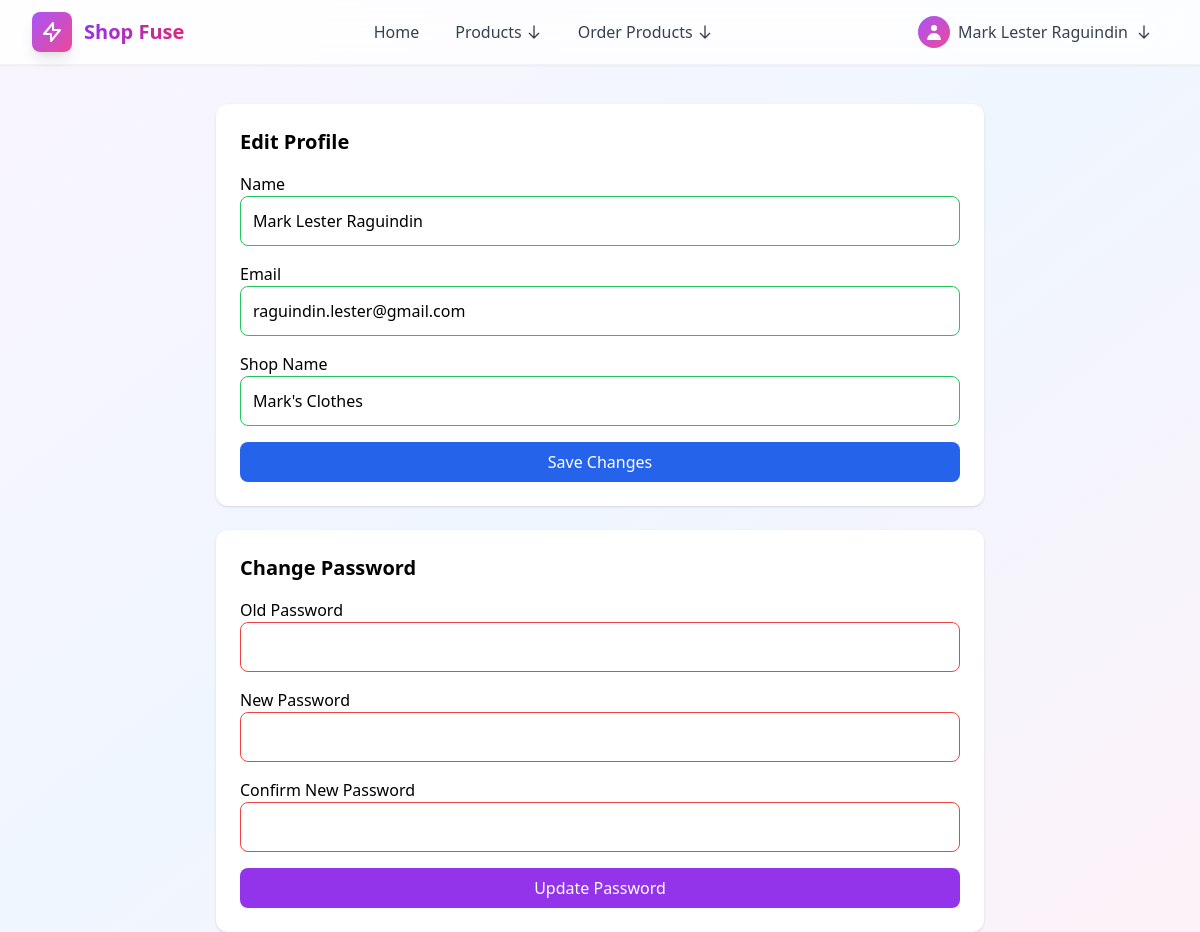
/public/settings.php (signed in), run on an earlier commit of the app's database.
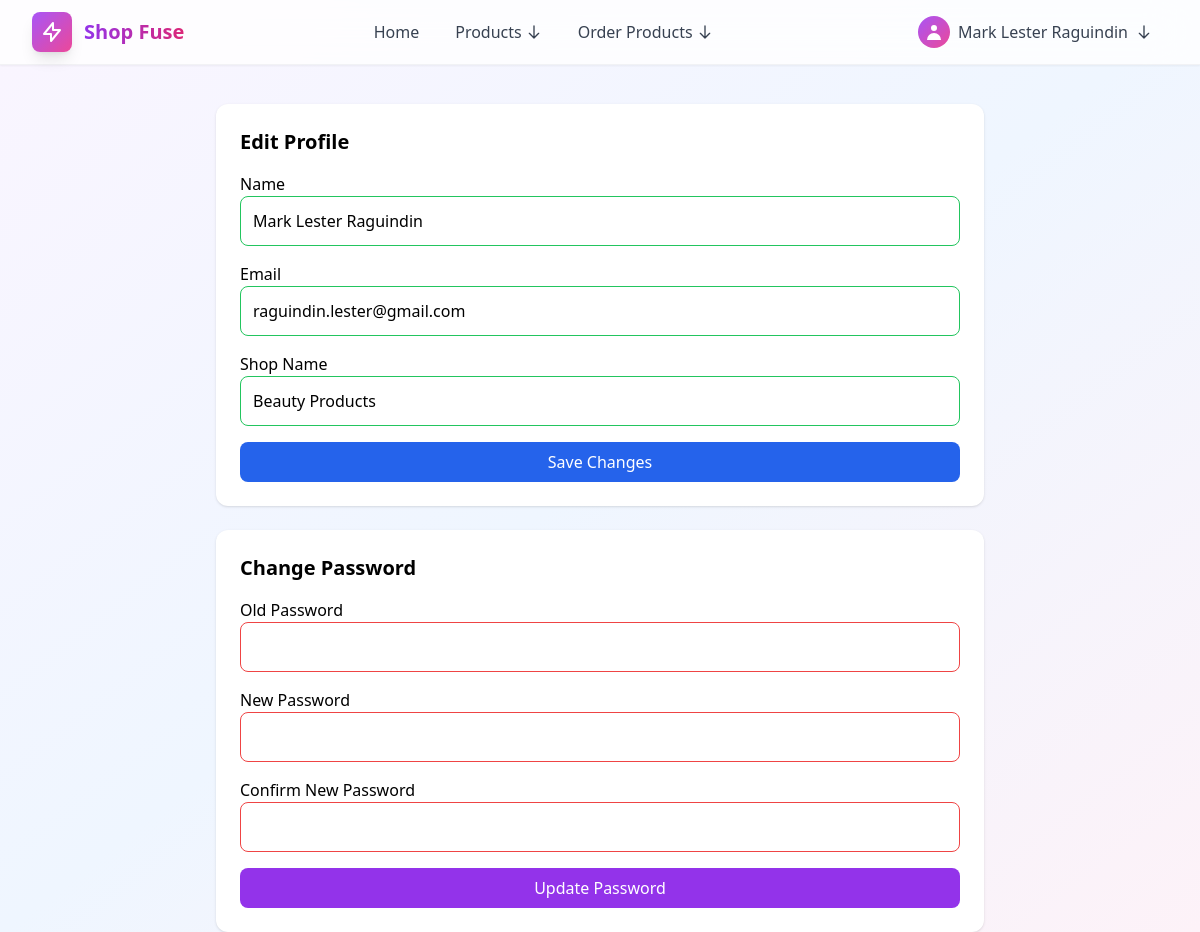
And on a later commit of the database.
### tables this page shows
CREATE TABLE `sellers` (
  `seller_id` int(11) NOT NULL,
  `name` varchar(50) NOT NULL,
  `shop_name` varchar(50) NOT NULL,
  `email` varchar(50) NOT NULL,
  `password` varchar(50) NOT NULL,
  `created_at` datetime NOT NULL,
  `updated_at` datetime NOT NULL
);

### controllers/settingsController.php (called while the page is built, shortened)
<?php
$db = new Database();
$con = $db->getConnection();
$seller_id = $_SESSION['seller_id'];
try {
    $query = "SELECT seller_id, name, email, shop_name, password FROM sellers WHERE seller_id = ?";
    $stmt = $con->prepare($query);
    $stmt->bind_param("i", $seller_id);
    $stmt->execute();
    $result = $stmt->get_result();
    if ($result->num_rows > 0) {
        $seller = $result->fetch_assoc();
    } else {
        $error_message = "Seller not found.";
    }
} catch(Exception $e) {
    $error_message = $e->getMessage();
}
?>

### public/settings.php (the view, shortened to what this page needs)
<?php
require '../controllers/settingsController.php';
?>
<!DOCTYPE html>
<html lang="en">
<head>
    <link rel="stylesheet" href="../dist/output.css">
</head>
<body class="bg-gray-100 min-h-screen">
<?php require '../components/navBar.php'; ?>
<div class="max-w-3xl mx-auto mt-10 space-y-6">
    <div class="bg-white p-6 rounded-xl shadow">
        <h2 class="text-xl font-semibold mb-4">Edit Profile</h2>
        <form method="POST">
            <div class="mb-4">
                <label class="font-medium">Name</label>
                <input type="text" name="name"
                    class="w-full p-3 border rounded-lg"
                    value="<?= htmlspecialchars($seller['name']); ?>" required>
            </div>
            <div class="mb-4">
                <label class="font-medium">Email</label>
                <input type="email" name="email"
                    class="w-full p-3 border rounded-lg"
                    value="<?= htmlspecialchars($seller['email']); ?>" required>
            </div>
            <div class="mb-4">
                <label class="font-medium">Shop Name</label>
                <input type="text" name="shop_name"
                    class="w-full p-3 border rounded-lg"
                    value="<?= htmlspecialchars($seller['shop_name']); ?>" required>
            </div>
            <button class="w-full bg-blue-600 text-white py-2 rounded-lg hover:bg-blue-700">
                Save Changes
            </button>
        </form>
    </div>
    <div class="bg-white p-6 rounded-xl shadow">
        <h2 class="text-xl font-semibold mb-4">Change Password</h2>
        <form method="POST">
            <div class="mb-4">
                <label class="font-medium">Old Password</label>
                <input type="password" name="old_password"
                    class="w-full p-3 border rounded-lg" required>
            </div>
            <div class="mb-4">
                <label class="font-medium">New Password</label>
                <input type="password" name="new_password"
                    class="w-full p-3 border rounded-lg" required>
            </div>
            <div class="mb-4">
                <label class="font-medium">Confirm New Password</label>
                <input type="password" name="confirm_password"
                    class="w-full p-3 border rounded-lg" required>
            </div>
            <button class="w-full bg-purple-600 text-white py-2 rounded-lg hover:bg-purple-700">
                Update Password
            </button>
        </form>
    </div>
</div>
</body>
</html>

### components/navBar.php (shortened to what this page needs)
<header class="fixed top-0 left-0 right-0 z-50 bg-white/80 dark:bg-gray-900/80 backdrop-blur-xl border-b border-gray-200/50 dark:border-gray-700/50 shadow-sm">
    <nav class="max-w-7xl mx-auto px-4 sm:px-6 lg:px-8">
        <div class="flex items-center justify-between h-16">
            <div class="flex items-center">
                <a href="dashboard.php" class="flex items-center group">
                    <div class="w-10 h-10 bg-gradient-to-br from-purple-500 to-pink-500 rounded-lg flex items-center justify-center transform group-hover:scale-110 transition-transform duration-200 shadow-lg">
                        <svg class="w-6 h-6 text-white" fill="none" stroke="currentColor" viewBox="0 0 24 24">
                            <path stroke-linecap="round" stroke-linejoin="round" stroke-width="2" d="M13 10V3L4 14h7v7l9-11h-7z" />
                        </svg>
                    </div>
                    <span class="ml-3 text-xl font-bold bg-gradient-to-r from-purple-600 to-pink-600 bg-clip-text text-transparent">
                    </span>
                </a>
            </div>
                <div class="hidden md:flex items-center space-x-1">
                    <a href="dashboard.php" class="flex items-center space-x-1 px-4 py-2 text-gray-700 dark:text-gray-300 hover:text-purple-600 dark:hover:text-purple-400 font-medium transition-colors duration-200 rounded-lg hover:bg-gray-100 dark:hover:bg-gray-800">
                        <span>Home</span>
                    </a>
                    <div class="relative group">
                        <button class="flex items-center space-x-1 px-4 py-2 text-gray-700 dark:text-gray-300 hover:text-purple-600 dark:hover:text-purple-400 font-medium transition-colors duration-200 rounded-lg hover:bg-gray-100 dark:hover:bg-gray-800">
                            <span>Products</span>
                            <svg class="w-4 h-4 transform group-hover:rotate-180 transition-transform" fill="none" stroke="currentColor" viewBox="0 0 24 24">
                                <path stroke-linecap="round" stroke-linejoin="round" stroke-width="2" d="M19 14l-7 7m0 0l-7-7m7 7V3" />
                            </svg>
                        </button>
                    </div>
                    <div class="relative group">
                        <button class="flex items-center space-x-1 px-4 py-2 text-gray-700 dark:text-gray-300 hover:text-purple-600 dark:hover:text-purple-400 font-medium transition-colors duration-200 rounded-lg hover:bg-gray-100 dark:hover:bg-gray-800">
                            <span>Order Products</span>
                            <svg class="w-4 h-4 transform group-hover:rotate-180 transition-transform" fill="none" stroke="currentColor" viewBox="0 0 24 24">
                                <path stroke-linecap="round" stroke-linejoin="round" stroke-width="2" d="M19 14l-7 7m0 0l-7-7m7 7V3" />
                            </svg>
                        </button>
                    </div>
                </div>
            <div class="flex items-center space-x-4">
                    <div class="relative group">
                        <button class="flex items-center space-x-2 px-4 py-2 text-gray-700 dark:text-gray-300 hover:text-purple-600 dark:hover:text-purple-400 font-medium transition-colors duration-200 rounded-lg hover:bg-gray-100 dark:hover:bg-gray-800">
                            <div class="w-8 h-8 bg-gradient-to-br from-purple-500 to-pink-500 rounded-full flex items-center justify-center">
                                <svg class="w-5 h-5 text-white" fill="currentColor" viewBox="0 0 20 20">
                                    <path fill-rule="evenodd" d="M10 9a3 3 0 100-6 3 3 0 000 6zm-7 9a7 7 0 1114 0H3z" clip-rule="evenodd" />
                                </svg>
                            </div>
                            <span><?php echo htmlspecialchars($_SESSION['name']); ?></span>
                            <svg class="w-4 h-4" fill="none" stroke="currentColor" viewBox="0 0 24 24">
                                <path stroke-linecap="round" stroke-linejoin="round" stroke-width="2" d="M19 14l-7 7m0 0l-7-7m7 7V3" />
                            </svg>
                        </button>
                    </div>
            </div>
        </div>
    </nav>
</header>
<div class="h-16"></div>

What changed in the data, as far as the page shows it:
changed sellers "Mark Lester Raguindin": shop_name "Mark's Clothes" → "Beauty Products"
